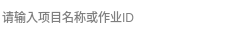
<?xml version="1.0" encoding="UTF-8"?>
<ui version="4.0">
 <class>SearchBoxClass</class>
 <widget class="QWidget" name="SearchBoxClass">
  <property name="geometry">
   <rect>
    <x>0</x>
    <y>0</y>
    <width>240</width>
    <height>34</height>
   </rect>
  </property>
  <property name="font">
   <font>
    <family>Arial</family>
   </font>
  </property>
  <property name="windowTitle">
   <string/>
  </property>
  <property name="styleSheet">
   <string notr="true">#editSearchContent{width: 240px;max-height:34px; border:none;font-size:12px;}
</string>
  </property>
  <layout class="QHBoxLayout" name="horizontalLayout">
   <property name="spacing">
    <number>0</number>
   </property>
   <property name="leftMargin">
    <number>0</number>
   </property>
   <property name="topMargin">
    <number>0</number>
   </property>
   <property name="rightMargin">
    <number>0</number>
   </property>
   <property name="bottomMargin">
    <number>0</number>
   </property>
   <item>
    <widget class="SearchLineEdit" name="editSearchContent">
     <property name="sizePolicy">
      <sizepolicy hsizetype="Fixed" vsizetype="Fixed">
       <horstretch>0</horstretch>
       <verstretch>0</verstretch>
      </sizepolicy>
     </property>
     <property name="minimumSize">
      <size>
       <width>240</width>
       <height>34</height>
      </size>
     </property>
     <property name="maximumSize">
      <size>
       <width>240</width>
       <height>34</height>
      </size>
     </property>
     <property name="font">
      <font>
       <pointsize>-1</pointsize>
      </font>
     </property>
     <property name="contextMenuPolicy">
      <enum>Qt::NoContextMenu</enum>
     </property>
     <property name="text">
      <string/>
     </property>
     <property name="frame">
      <bool>false</bool>
     </property>
     <property name="placeholderText">
      <string>请输入项目名称或作业ID</string>
     </property>
     <property name="cursorMoveStyle">
      <enum>Qt::LogicalMoveStyle</enum>
     </property>
     <property name="clearButtonEnabled">
      <bool>true</bool>
     </property>
    </widget>
   </item>
  </layout>
 </widget>
 <layoutdefault spacing="6" margin="11"/>
 <customwidgets>
  <customwidget>
   <class>SearchLineEdit</class>
   <extends>QLineEdit</extends>
   <header>UI/Base/Controls/SearchLineEdit.h</header>
  </customwidget>
 </customwidgets>
 <resources>
  <include location="../QRenderBus.qrc"/>
 </resources>
 <connections/>
</ui>
